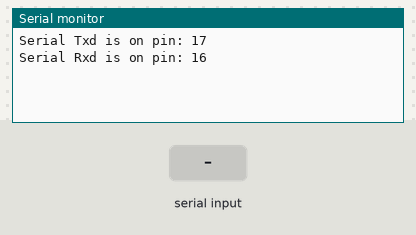
The sketch below on a simulated ESP32. Parts: the last lines printed to the serial monitor. The test bench sets the inputs (shaded band).

Above: at 1.2 s.
1.3 s: "1\n" received over the second serial link
At 2.0 s:
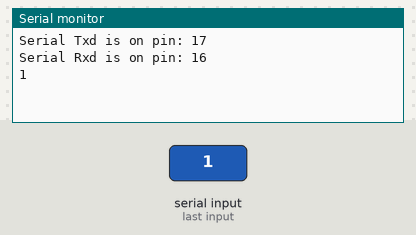
2.8 s: "0\n" received over the second serial link
At 4.0 s:
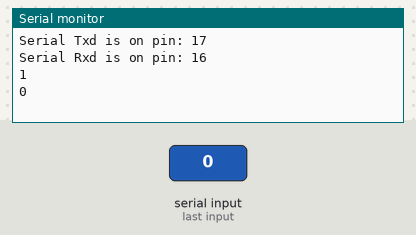
4.3 s: "2\n" received over the second serial link
At 5.5 s:
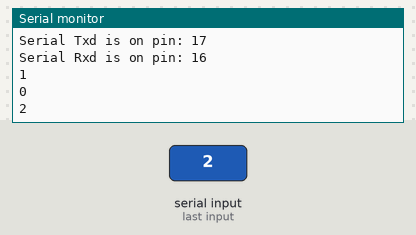

Measured:
- after the input at 1.3 s, the serial monitor: prints a new line at once (image 1)
- after the input at 2.8 s, the serial monitor: prints a new line at once (image 2)
- after the input at 4.3 s, the serial monitor: prints a new line at once (image 3)

The sketch:

esp32.ino
```cpp
//#include <HTTPClient.h>
//#include <Arduino_JSON.h>
//#include <WiFi.h>
#include <Wire.h>

#define RX 16
#define TX 17

//#define WIFI_SSID "Phan Trung My"
//#define WIFI_PASSWORD "051119999"
//#define DATABASE_URL "http://doantn-iot.herokuapp.com/api"

bool stringComplete = false;
String inputString = "";

void UART();

void setup()
{
  Serial.begin(9600);
  Wire.begin();

  //  Serial2.begin(baud-rate, protocol, RX pin, TX pin);
  Serial2.begin(115200, SERIAL_8N1, RX, TX);
  Serial.println("Serial Txd is on pin: " + String(TX));
  Serial.println("Serial Rxd is on pin: " + String(RX));

//  WiFi.begin(WIFI_SSID, WIFI_PASSWORD);
//  Serial.print("Connecting to Wi-Fi");
//  while (WiFi.status() != WL_CONNECTED)
//  {
//    Serial.print(".");
//    delay(300);
//  }
//  Serial.println();
//  Serial.print("Connected with IP: ");
//  Serial.println(WiFi.localIP());
//  Serial.println();
}

void loop()
{
  UART();
}

void UART()
{
  // put your main code here, to run repeatedly:
  while (Serial2.available())
  {
    char inChar = (char)Serial2.read();
    inputString += inChar;
    if (inChar == '\n')
    {
      stringComplete = true;
    }
    if (stringComplete)
    {
      //      JSONVar myObject = JSON.parse(inputString);
      Serial.println(inputString);
//      if (WiFi.status() == WL_CONNECTED)
//      {
//        WiFiClient client;
//        HTTPClient http;
//
//        http.begin(client, DATABASE_URL);
//        http.addHeader("Content-Type", "application/json");
//        //                String httpRequestData = JSON.stringify(myObject);
//        int httpResponseCode = http.POST(inputString);
//        Serial.print("HTTP Response code: ");
//        Serial.println(httpResponseCode);
//        http.end();
//      }
//      else
//      {
//        Serial.println("WiFi Disconnected");
//      }

      inputString = "";
      stringComplete = false;
    }
  }
}
```
